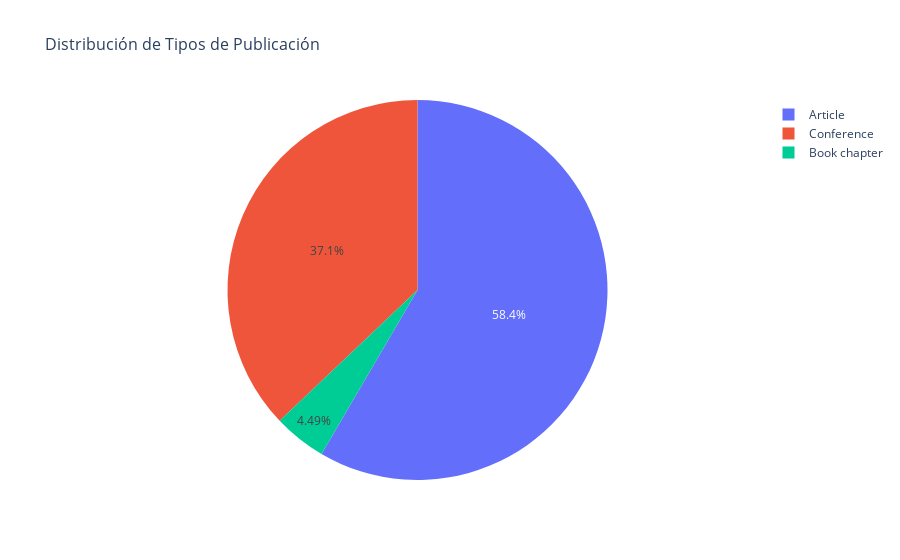

Notebook source saved alongside this figure:
### Code cell
# Gráfico interactivo con Plotly
fig = px.pie(values=type_counts.values, names=type_counts.index,
              title='Distribución de Tipos de Publicación')

fig.update_layout(
    title_font_size=16
)

fig.show()

### Figure 1 — Plotly figure (JSON) as saved in the notebook; plotly's stock layout.template omitted (floating-point values rounded to 4 significant figures)
{"data": [{"domain": {"x": [0, 1], "y": [0, 1]}, "hovertemplate": "label=%{label}<br>value=%{value}<extra></extra>", "labels": ["Article", "Conference", "Book chapter"], "legendgroup": "", "name": "", "showlegend": true, "type": "pie", "values": [52, 33, 4]}], "layout": {"legend": {"tracegroupgap": 0}, "title": {"font": {"size": 16}, "text": "Distribución de Tipos de Publicación"}}}
